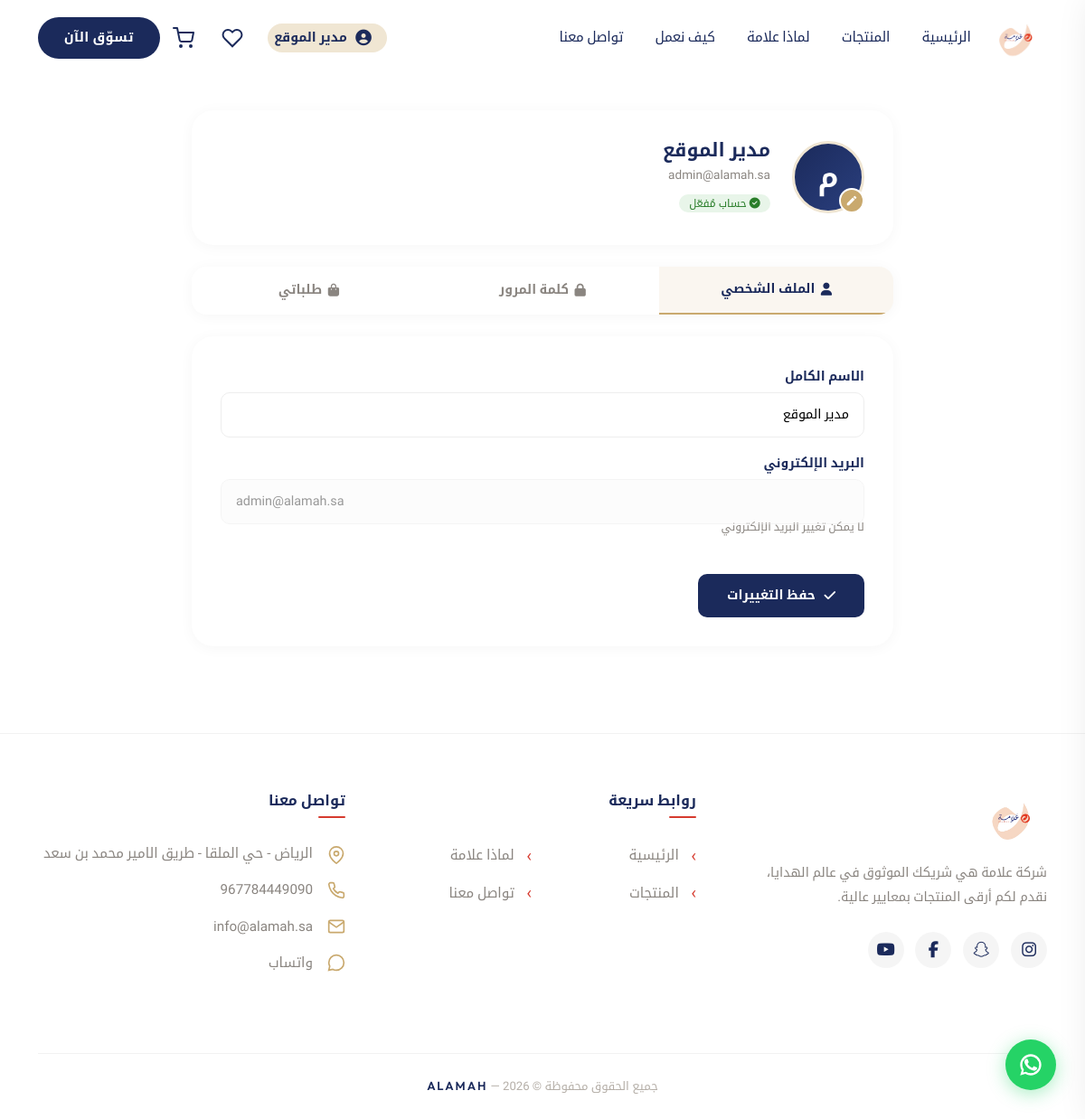
The app's page /account.php (signed in) with its own data.
### tables this page shows
CREATE TABLE IF NOT EXISTS `users` (
  `id` INT UNSIGNED AUTO_INCREMENT PRIMARY KEY,
  `name` VARCHAR(100) NOT NULL,
  `email` VARCHAR(150) NOT NULL UNIQUE,
  `password_hash` VARCHAR(255) NOT NULL,
  `is_verified` TINYINT(1) DEFAULT 0,
  `is_admin` TINYINT(1) DEFAULT 0,
  `avatar` VARCHAR(255) DEFAULT NULL,
  `status` ENUM('active','banned') DEFAULT 'active',
  `created_at` DATETIME DEFAULT CURRENT_TIMESTAMP,
  `updated_at` DATETIME DEFAULT CURRENT_TIMESTAMP ON UPDATE CURRENT_TIMESTAMP
);

CREATE TABLE IF NOT EXISTS `social_links` (
  `id` INT UNSIGNED AUTO_INCREMENT PRIMARY KEY,
  `platform` VARCHAR(50) NOT NULL,
  `icon_class` VARCHAR(100) NOT NULL,
  `url` VARCHAR(255) NOT NULL,
  `sort_order` INT DEFAULT 0,
  `is_active` TINYINT(1) DEFAULT 1
);

### classes/User.php (called while the page is built, shortened)
<?php
require_once __DIR__ . '/Database.php';
class User {
    private PDO $db;
    public function __construct() {
        $this->db = Database::getInstance();
    }
    public function findById(int $id): ?array {
        $stmt = $this->db->prepare("SELECT * FROM users WHERE id = ?");
        $stmt->execute([$id]);
        return $stmt->fetch() ?: null;
    }
}

### classes/Database.php (called while the page is built, shortened)
<?php
class Database {
    private static ?PDO $instance = null;
    public static function getInstance(): PDO {
        if (self::$instance === null) {
            try {
                $dsn = 'mysql:host=' . DB_HOST . ';dbname=' . DB_NAME . ';charset=' . DB_CHARSET;
                self::$instance = new PDO($dsn, DB_USER, DB_PASS, [
                    PDO::ATTR_ERRMODE            => PDO::ERRMODE_EXCEPTION,
                    PDO::ATTR_DEFAULT_FETCH_MODE  => PDO::FETCH_ASSOC,
                    PDO::ATTR_EMULATE_PREPARES    => false,
                    PDO::MYSQL_ATTR_INIT_COMMAND  => "SET NAMES utf8mb4 COLLATE utf8mb4_unicode_ci"
                ]);
            } catch (PDOException $e) {
                die('خطأ في الاتصال بقاعدة البيانات: ' . $e->getMessage());
            }
        }
        return self::$instance;
    }
}

### config/session.php (called while the page is built, shortened)
<?php
function current_user_id(): ?int {
    return $_SESSION['user_id'] ?? null;
}

### includes/functions.php (called while the page is built, shortened)
<?php
require_once __DIR__ . '/../config/session.php';
function clean(string $str): string {
    return htmlspecialchars(trim($str), ENT_QUOTES, 'UTF-8');
}

### classes/Setting.php (called while the page is built, shortened)
<?php
require_once __DIR__ . '/Database.php';
class Setting {
    private PDO $db;
    public function __construct() {
        $this->db = Database::getInstance();
    }
    public function getMultiple(array $keys): array {
        $placeholders = implode(',', array_fill(0, count($keys), '?'));
        $stmt = $this->db->prepare("SELECT key_name, `value` FROM settings WHERE key_name IN ($placeholders)");
        $stmt->execute($keys);
        $result = [];
        foreach ($stmt->fetchAll() as $r) {
            $result[$r['key_name']] = $r['value'];
        }
        return $result;
    }
    public function getSocialLinks(bool $activeOnly = true): array {
        $sql = "SELECT * FROM social_links";
        if ($activeOnly) $sql .= " WHERE is_active = 1";
        $sql .= " ORDER BY sort_order ASC";
        return $this->db->query($sql)->fetchAll();
    }
}

### account.php (the view, shortened to what this page needs)
<?php
require_once __DIR__ . '/includes/header.php';
require_once __DIR__ . '/classes/User.php';
$userModel = new User();
$user = $userModel->findById(current_user_id());
?>
  <div style="height:90px;"></div>
  <section class="section-padding" style="padding-top:2rem;">
    <div class="container" style="max-width:800px;">
      <div class="account-header reveal">
        <div class="account-avatar-wrap" id="avatarWrap">
          <?php if (!empty($user['avatar'])): ?>
            <img src="<?= htmlspecialchars($user['avatar']) ?>" alt="Avatar" class="account-avatar" id="avatarImg">
          <?php else: ?>
            <div class="account-avatar account-avatar--placeholder" id="avatarImg">
              <?= mb_substr($user['name'], 0, 1) ?>
            </div>
          <?php endif; ?>
          <label class="account-avatar-edit" for="avatarInput" title="تغيير الصورة">
            <svg viewBox="0 0 24 24" width="14" height="14" fill="currentColor"><path d="M3 17.25V21h3.75L17.81 9.94l-3.75-3.75L3 17.25zM20.71 7.04c.39-.39.39-1.02 0-1.41l-2.34-2.34c-.39-.39-1.02-.39-1.41 0l-1.83 1.83 3.75 3.75 1.83-1.83z"/></svg>
          </label>
        </div>
        <div>
          <h1 class="account-name"><?= clean($user['name']) ?></h1>
          <p class="account-email" dir="ltr"><?= clean($user['email']) ?></p>
          <span class="account-badge"><?= $user['is_verified'] ? '<i class="fa-solid fa-circle-check"></i> حساب مُفعّل' : '<i class="fa-solid fa-clock"></i> بانتظار التفعيل' ?></span>
        </div>
      </div>
      <div class="account-tabs reveal">
        <button class="account-tab active" data-tab="profile"><i class="fa-solid fa-user"></i> الملف الشخصي</button>
        <button class="account-tab" data-tab="password"><i class="fa-solid fa-lock"></i> كلمة المرور</button>
        <button class="account-tab" data-tab="orders"><i class="fa-solid fa-bag-shopping"></i> طلباتي</button>
      </div>
      <div class="account-panel active" id="panel-profile">
        <form id="profileForm" class="account-form">
          <label>الاسم الكامل</label>
          <input type="text" name="name" value="<?= clean($user['name']) ?>" required>
          <label>البريد الإلكتروني</label>
          <input type="email" value="<?= clean($user['email']) ?>" disabled style="opacity:0.6;cursor:not-allowed;">
          <p style="font-size:0.78rem;color:var(--alamah-gray);margin-top:-0.5rem;">لا يمكن تغيير البريد الإلكتروني</p>
          <button type="submit" class="account-btn"><i class="fa-solid fa-check" style="margin-left:0.3rem;"></i> حفظ التغييرات</button>
        </form>
      </div>
    </div>
  </section>
<?php require_once __DIR__ . '/includes/footer.php'; ?>

### includes/footer.php (shortened to what this page needs)
<?php
require_once __DIR__ . '/../classes/Setting.php';
$_footerSettings = new Setting();
$_siteSettings = $_footerSettings->getMultiple([
    'whatsapp_number','phone','email','address','map_embed_url'
]);
$_socialLinks = $_footerSettings->getSocialLinks(true);
$_waNumber = $_siteSettings['whatsapp_number'] ?? '967784449090';
$_phone    = $_siteSettings['phone'] ?? $_waNumber;
$_email    = $_siteSettings['email'] ?? 'info@alamah.sa';
$_address  = $_siteSettings['address'] ?? 'الرياض - حي الملقا';
?>
  <footer class="footer-alamah" id="footer">
    <div class="container">
      <div class="row g-5 justify-content-between">
        <div class="col-lg-4 col-md-12 mb-4">
          <div class="footer-brand">
            <img src="image/logo.png" alt="علامة | ALAMAH" class="mb-3">
            <p>شركة علامة هي شريكك الموثوق في عالم الهدايا، نقدم لكم أرقى المنتجات بمعايير عالية.</p>
            <?php if (!empty($_socialLinks)): ?>
            <div class="footer-social mt-4 d-flex justify-content-start">
              <?php foreach ($_socialLinks as $sl): ?>
              <a href="<?= htmlspecialchars($sl['url']) ?>" target="_blank" rel="noopener noreferrer" aria-label="<?= htmlspecialchars($sl['platform']) ?>">
                <i class="<?= htmlspecialchars($sl['icon_class']) ?>"></i>
              </a>
              <?php endforeach; ?>
            </div>
            <?php endif; ?>
          </div>
        </div>
        <div class="col-lg-4 col-md-12 mb-4">
          <h5 class="footer-heading">روابط سريعة</h5>
          <div class="row pt-2">
            <div class="col-6"><ul class="footer-links list-unstyled pe-0 mb-0 d-flex flex-column align-items-start"><li><a href="index.php">الرئيسية</a></li><li><a href="products.php">المنتجات</a></li></ul></div>
            <div class="col-6"><ul class="footer-links list-unstyled pe-0 mb-0 d-flex flex-column align-items-start"><li><a href="index.php#why">لماذا علامة</a></li><li><a href="contact.php">تواصل معنا</a></li></ul></div>
          </div>
        </div>
        <div class="col-lg-4 col-md-12 mb-4">
          <h5 class="footer-heading">تواصل معنا</h5>
          <ul class="footer-contact-new list-unstyled pe-0 pt-2">
            <li class="d-flex align-items-start justify-content-start mb-3"><svg class="me-3 flex-shrink-0 mt-1" width="20" height="20" viewBox="0 0 24 24" fill="none" stroke="var(--alamah-gold)" stroke-width="2"><path d="M21 10c0 7-9 13-9 13s-9-6-9-13a9 9 0 0 1 18 0z"/><circle cx="12" cy="10" r="3"/></svg><span><?= htmlspecialchars($_address) ?></span></li>
            <li class="mb-3"><a href="tel:+<?= htmlspecialchars($_phone) ?>" class="d-flex align-items-center justify-content-start footer-contact-link text-decoration-none"><span dir="ltr"><?= htmlspecialchars($_phone) ?></span></a></li>
            <li class="mb-3"><a href="mailto:<?= htmlspecialchars($_email) ?>" class="d-flex align-items-center justify-content-start footer-contact-link text-decoration-none"><svg class="me-3 flex-shrink-0" width="20" height="20" viewBox="0 0 24 24" fill="none" stroke="var(--alamah-gold)" stroke-width="2"><path d="M4 4h16c1.1 0 2 .9 2 2v12c0 1.1-.9 2-2 2H4c-1.1 0-2-.9-2-2V6c0-1.1.9-2 2-2z"/><polyline points="22,6 12,13 2,6"/></svg><span dir="ltr"><?= htmlspecialchars($_email) ?></span></a></li>
            <li class="mb-3"><a href="https://wa.me/<?= htmlspecialchars($_waNumber) ?>" target="_blank" rel="noopener noreferrer" class="d-flex align-items-center justify-content-start footer-contact-link text-decoration-none"><svg class="me-3 flex-shrink-0" width="20" height="20" viewBox="0 0 24 24" fill="none" stroke="var(--alamah-gold)" stroke-width="2"><path d="M12 2C6.48 2 2 6.48 2 12c0 1.74.45 3.37 1.23 4.79L2 22l5.35-1.12c1.37.7 2.95 1.12 4.65 1.12 5.52 0 10-4.48 10-10S17.52 2 12 2z"/></svg><span>واتساب</span></a></li>
          </ul>
        </div>
      </div>
      <div class="footer-bottom"><p>جميع الحقوق محفوظة © <?= date('Y') ?> — <span class="footer-brand-en">ALAMAH</span></p></div>
    </div>
  </footer>
  <a href="https://wa.me/<?= htmlspecialchars($_waNumber) ?>" target="_blank" rel="noopener" class="whatsapp-float" aria-label="واتساب">
  </a>
  <link rel="stylesheet" href="https://cdnjs.cloudflare.com/ajax/libs/font-awesome/6.5.1/css/all.min.css">
</body>
</html>

### account.php (style rules this page uses)
.account-header { display:flex;align-items:center;gap:1.5rem;padding:2rem;background:var(--surface-card);border-radius:var(--radius-lg);box-shadow:var(--shadow-card);margin-bottom:1.5rem; }
.account-avatar-wrap { position:relative;flex-shrink:0; }
.account-avatar { width:80px;height:80px;border-radius:50%;object-fit:cover;border:3px solid var(--alamah-beige); }
.account-avatar--placeholder { display:flex;align-items:center;justify-content:center;background:linear-gradient(135deg,var(--alamah-navy),var(--alamah-navy-light));color:#fff;font-size:2rem;font-weight:700; }
.account-avatar-edit { position:absolute;bottom:0;right:0;width:28px;height:28px;border-radius:50%;background:var(--alamah-gold);color:#fff;display:flex;align-items:center;justify-content:center;cursor:pointer;border:2px solid #fff;transition:transform 0.2s; }
.account-name { font-family:var(--font-arabic);font-size:1.3rem;font-weight:700;color:var(--alamah-navy);margin-bottom:0.1rem; }
.account-email { font-size:0.85rem;color:var(--alamah-gray);margin-bottom:0.3rem; }
.account-badge { font-size:0.75rem;padding:0.2rem 0.7rem;border-radius:50px;background:#e8f5e9;color:#2A7E2A; }
.account-tabs { display:flex;gap:0;background:var(--surface-card);border-radius:var(--radius-md);overflow:hidden;box-shadow:var(--shadow-card);margin-bottom:1.5rem; }
.account-tab { flex:1;padding:0.8rem;border:none;background:none;font-family:var(--font-arabic);font-weight:600;font-size:0.88rem;color:var(--alamah-gray);cursor:pointer;transition:all 0.2s;display:flex;align-items:center;justify-content:center;gap:0.4rem; }
.account-tab.active { color:var(--alamah-navy);background:rgba(201,169,110,0.1);border-bottom:2px solid var(--alamah-gold); }
.account-panel { display:none;background:var(--surface-card);border-radius:var(--radius-lg);box-shadow:var(--shadow-card);padding:2rem; }
.account-panel.active { display:block; }
.account-form label { display:block;font-weight:600;font-size:0.88rem;color:var(--alamah-navy);margin-bottom:0.3rem;margin-top:1rem; }
.account-form label:first-child { margin-top:0; }
.account-form input { width:100%;padding:0.7rem 1rem;border:1.5px solid #eee;border-radius:10px;font-family:var(--font-arabic);font-size:0.9rem;outline:none;transition:border-color 0.2s; }
.account-btn { display:inline-flex;align-items:center;gap:0.3rem;margin-top:1.5rem;padding:0.7rem 2rem;background:var(--alamah-navy);color:#fff;border:none;border-radius:10px;font-family:var(--font-arabic);font-weight:600;font-size:0.9rem;cursor:pointer;transition:all 0.2s; }

### records on screen
users: name "م", name "مدير الموقع", email "admin@alamah.sa"

### other values on screen
$_SESSION['user_name'] "مدير الموقع"
$_address "الرياض - حي الملقا - طريق الامير محمد بن سعد"
$_phone "967784449090"
$_email "info@alamah.sa"
